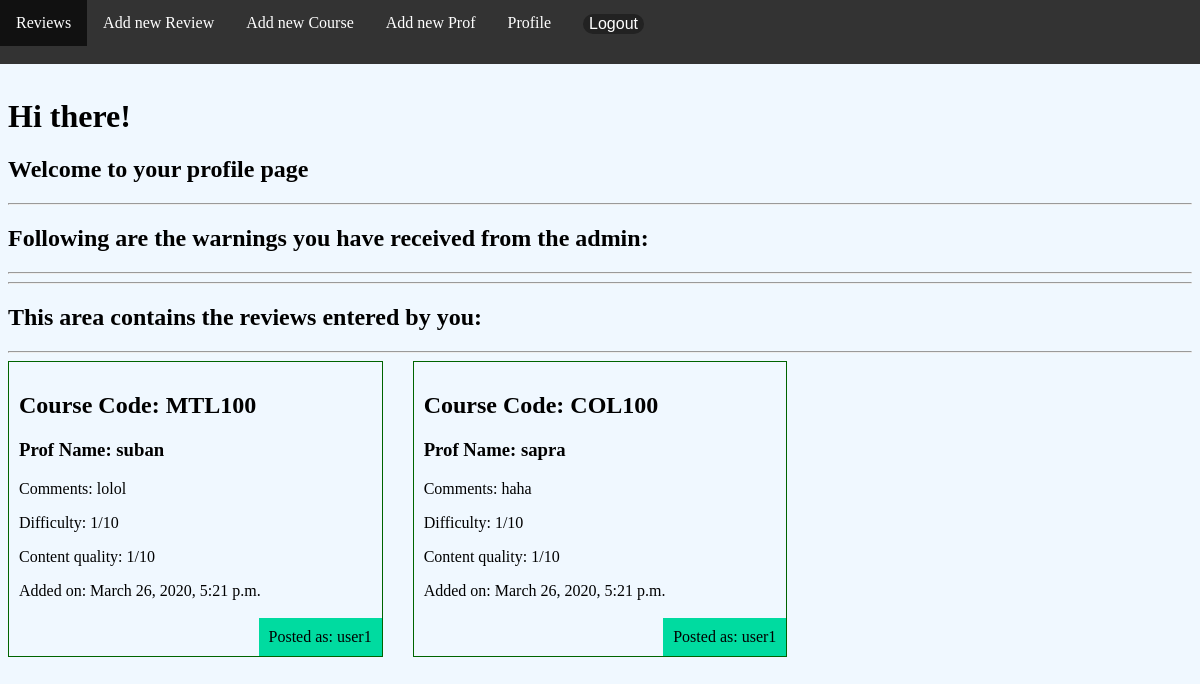
Before: /accounts/profile/ (signed in) with the older database file.
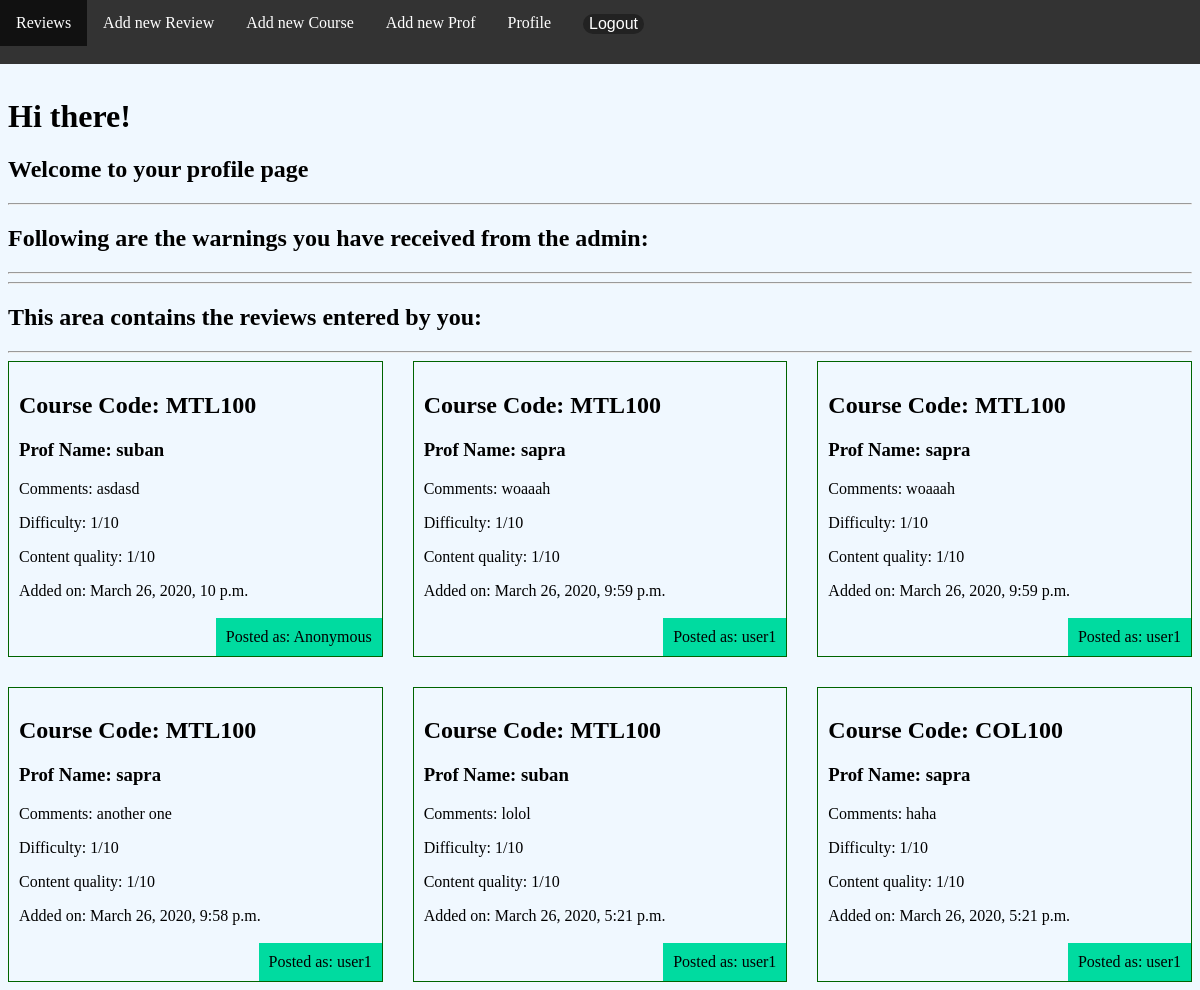
After: the same page with the newer database file.
### review/models.py (models this page shows)
class Review(models.Model):
    code = models.ForeignKey(Course, on_delete=models.CASCADE, null=True)
    prof = models.ForeignKey(Prof, on_delete=models.CASCADE, null=True)
    comment = models.TextField()
    difficulty = models.IntegerField(
        default=1,
        validators=[MaxValueValidator(10), MinValueValidator(1)]
    )
    contentquality = models.IntegerField(
        default=1,
        validators=[MaxValueValidator(10), MinValueValidator(1)]
    )
    BOOL_CHOICES = ((False, 'No'), (True, 'Yes'))
    anonymous = models.BooleanField(choices=BOOL_CHOICES, default=False)
    author = models.ForeignKey(User, on_delete=models.CASCADE, default=None)
    date = models.DateTimeField(auto_now=True)

class Course(models.Model):
    courseName = models.CharField(max_length=50)
    def __str__(self):
        return self.courseName

class Prof(models.Model):
    profname = models.CharField(max_length=100)
    def __str__(self):
        return self.profname

### accounts/views.py (the view)
@login_required(login_url="/accounts/login")
def profile_view(request):
    reviews = Review.objects.all().order_by('-date')
    warnings = Warning.objects.all().order_by('-date')
    return render(request, 'accounts/profile.html', {'reviews': reviews, 'warnings': warnings})

### accounts/templates/accounts/profile.html (shortened to what this page needs)
{% extends 'base_layout.html' %}
{% block content %}
<h1>Hi there!</h1>
<h2>Welcome to your profile page</h2>
<hr>
<h2>Following are the warnings you have received from the admin: </h2>
<hr>
<hr>
<h2>This area contains the reviews entered by you: </h2>
<hr>
<div class="reviews">
    {% for review in reviews  %}
    {% if review.author == request.user %}
    <div class="review">
        <h2>Course Code: {{review.code}} </h2>
        <h3>Prof Name: {{review.prof}}</h3>
        <p>Comments: {{review.comment}} </p>
        <p>Difficulty: {{review.difficulty}}/10</p>
        <p>Content quality: {{review.contentquality}}/10</p>
        <p>Added on: {{review.date}} </p>
        <p class="author">Posted as:
            {% if review.anonymous %}
            Anonymous
            {% else %}
            {{review.author.username}}
            {% endif %}
        </p>
    </div>
    {% endif %}
    {% endfor  %}
</div>
{% endblock %}

### templates/base_layout.html (shortened to what this page needs)
{% load static %}
<html lang="en">
<head>
    <link rel="stylesheet" href="{% static 'styles.css' %}">
</head>
<body>
    <div class="wrapper">
        <nav>
            <ul>
                {% if user.is_authenticated %}
                <li><a href="{% url 'review:search' %}" class="highlight">Reviews</a></li>
                <li><a href="{% url 'review:create' %}" class="highlight">Add new Review</a></li>
                <li><a href="{% url 'review:createcourse' %}" class="highlight">Add new Course</a></li>
                <li><a href="{% url 'review:createprof' %}" class="highlight">Add new Prof</a></li>
                <li><a href="{% url 'accounts:profile' %}" class="highlight">Profile</a></li>
                <li>
                    <form class="highlight" action="{% url 'accounts:logout' %}" method="post">
                        <button type="submit">Logout</button>
                    </form>
                </li>
                {% else %}
                <li><a href="{% url 'accounts:login' %}" class="highlight">Login</a></li>
                <li><a href="{% url 'accounts:signup' %}" class="highlight">Signup</a></li>
                {% endif %}
            </ul>
        </nav>
        {% block content %}
        {% endblock %}
    </div>
</body>
</html>

### assets/styles.css (style rules this page uses)
nav ul { list-style-type: none; margin: 0; padding: 0; overflow: hidden; background-color: #333; }
nav li { float: left; }
nav li .highlight { display: block; color: white; text-align: center; padding: 14px 16px; text-decoration: none; }
nav button { background: none; background-color: #222; color: white; border-radius: 15px; cursor: pointer; border: 0; font-size: 1em; }
nav ul { position: absolute; top: 0; left: 0; right: 0; width: 100%; }
.reviews { display: grid; grid-template-columns: 1fr 1fr 1fr; grid-gap: 30px; }
.review { padding: 10px; border: 1px solid darkgreen; position: relative; padding-bottom: 40px; }
.review .author { padding: 10px; background: #00dba0; position: absolute; right: 0; bottom: 0; margin: 0; }
body { padding-top: 90px; }
nav { z-index: 999; }
body { background-color: aliceblue; }

Changed rows visible on the page:
added Review: code "MTL100", prof "suban", comment "asdasd", difficulty "1", contentquality "1", date "March 26, 2020, 10 p.m.", anonymous "Anonymous"
added Review: code "MTL100", prof "sapra", comment "woaaah", difficulty "1", contentquality "1", date "March 26, 2020, 9:59 p.m.", author.username "user1"
added Review: code "MTL100", prof "sapra", comment "woaaah", difficulty "1", contentquality "1", date "March 26, 2020, 9:59 p.m.", author.username "user1"
added Review: code "MTL100", prof "sapra", comment "another one", difficulty "1", contentquality "1", date "March 26, 2020, 9:58 p.m.", author.username "user1"
